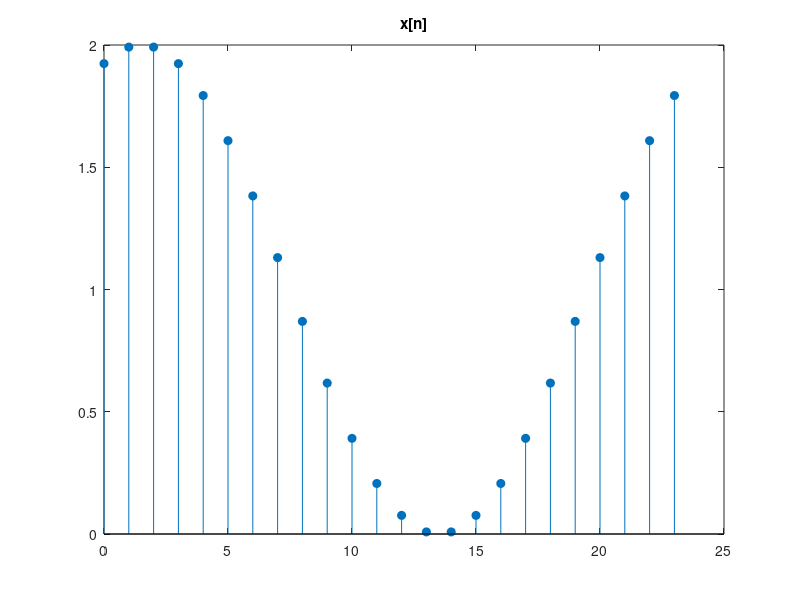
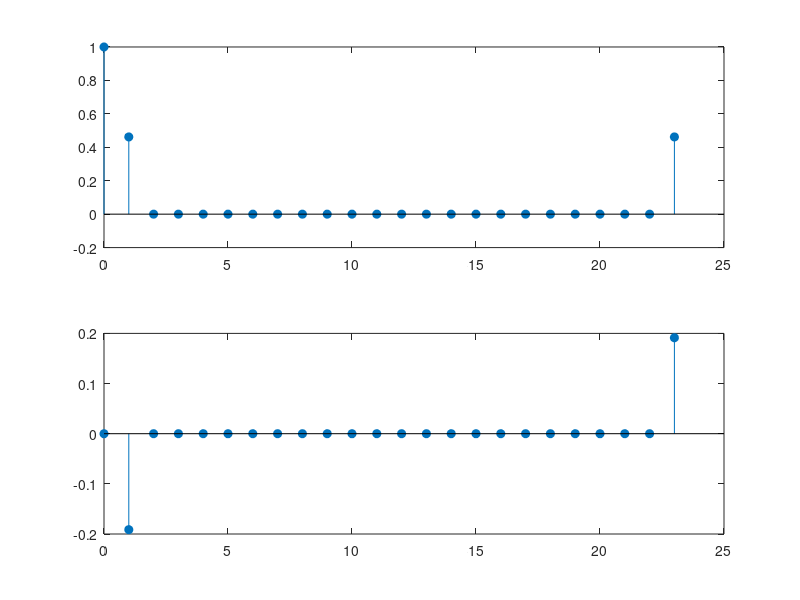
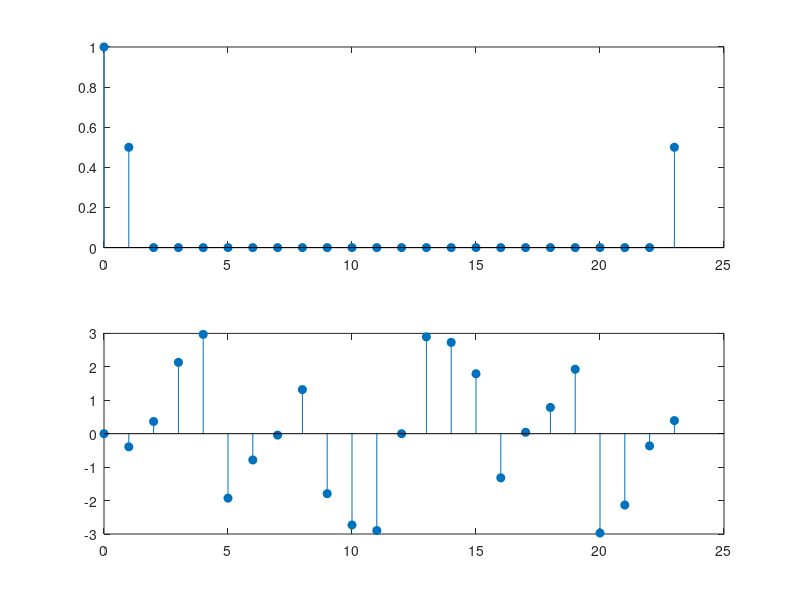
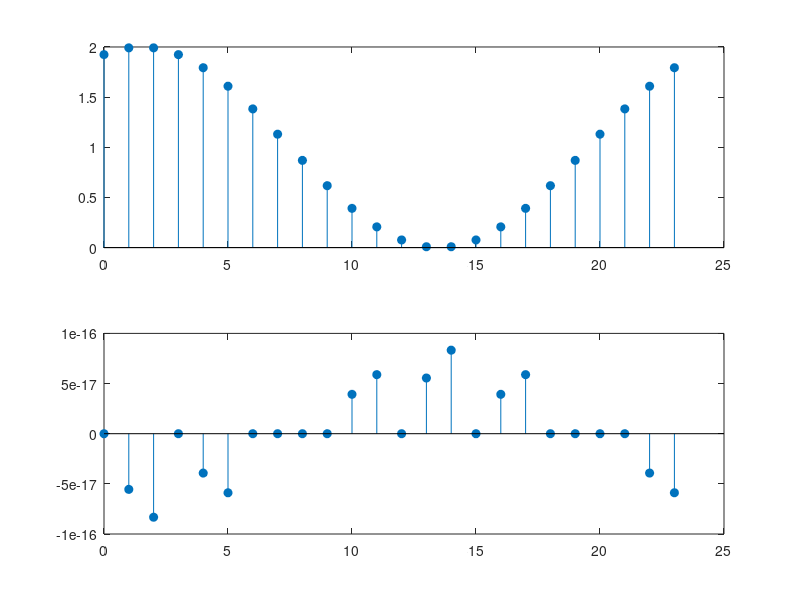

These charts were generated, in order, by the following MATLAB code:
N=24;n=0:N-1;
x=ones(1,24);
x1=1+sin(((n*pi)/12)+((3*pi)/8));
figure(1)
stem(n,x1,'filled')
title('x[n]')
x2=(1/N)*fft(x1);
X1=real(x2);
X2=imag(x2);
figure(2)
subplot(2,1,1),stem(n,X1,'filled')
subplot(2,1,2),stem(n,X2,'filled')
figure(3)
X3=abs(x2);
X4=angle(x2);
subplot(2,1,1),stem(n,X3,'filled')
subplot(2,1,2),stem(n,X4,'filled')
x_recon=N*ifft(x2);
figure(4)
X5=real(x_recon);
X6=imag(x_recon);
subplot(2,1,1),stem(n,X5,'filled')
subplot(2,1,2),stem(n,X6,'filled')
